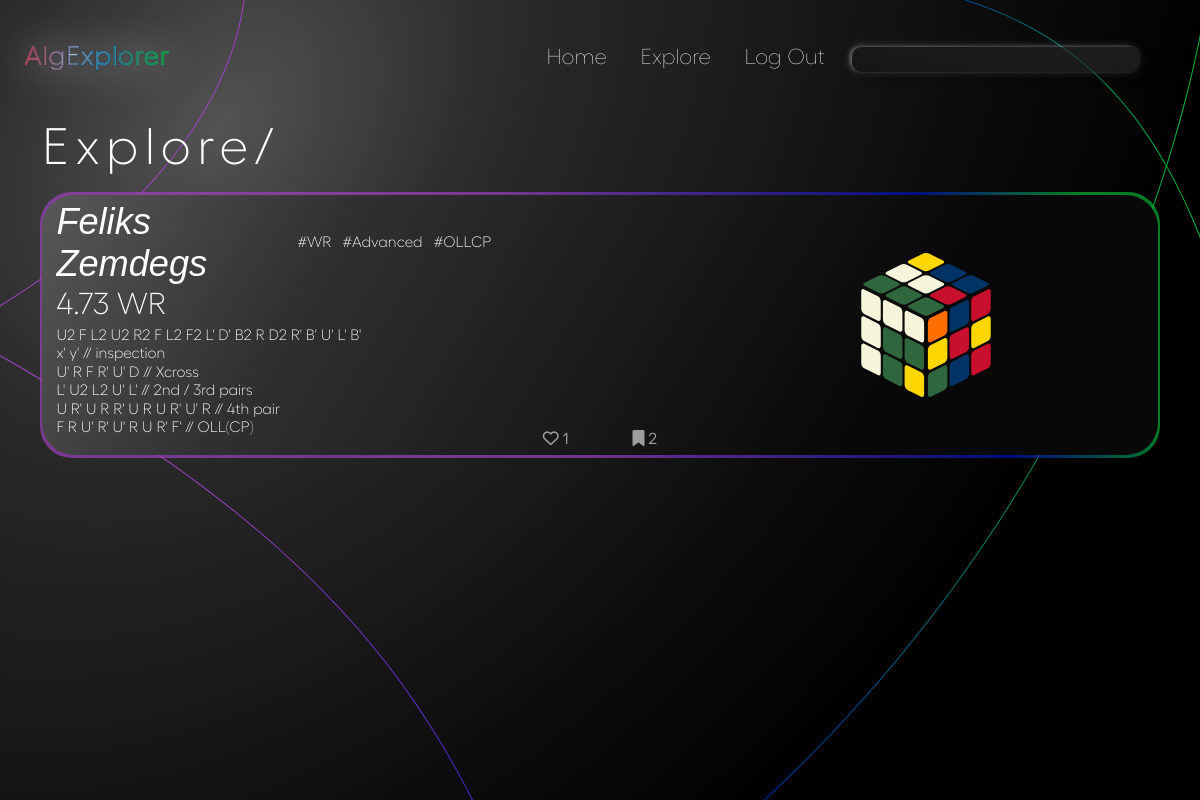
The page /solves/c3687654-b016-4b82-9854-2903b6af06de/ (signed in) on the database its author committed.
### algorithms/models.py (models this page shows, shortened)
class Algorithm(models.Model):
    id = models.UUIDField(default=uuid.uuid4, unique=True, primary_key=True, editable=False)
    date_added = models.DateTimeField(auto_now_add=True)
    owner = models.ForeignKey(Profile, null=True, blank=True, on_delete=models.CASCADE)
    solver = models.CharField(max_length=50)
    description = models.CharField(null=True, blank=True, max_length=50, default="-")
    scramble = models.CharField(default="", max_length=100, null=False, validators=[
        RegexValidator(
            regex = r"^([RLUDFBMESrludfbxyz]{1}([2]|[']|2')? +)*([RLUDFBMESrludfbxyz]{1}([2]|[']|2')? *){1}$",
            message = "Invalid scramble.",
            code = "invalid_scramble"
        )
    ])
    content = models.TextField(max_length=1000, null=False, validators=[
        RegexValidator(
            regex = r"^( |\n|//[^\n]*)*([RLUDFBMESrludfbxyz]{1}([2]|[']|2')?( |\n|//[^\n]*)+)*([RLUDFBMESrludfbxyz]{1}([2]|[']|2')?( |\n|//[^\n]*)*){1}$",
            message = "Invalid solve.",
            code = "invalid_solve",
            flags = M
        )
    ])
    tags = models.ManyToManyField("Tag", blank=True, related_name="algs")
    cube_state = models.CharField(editable=False, max_length=54, default="wwwwwwwwwyyyyyyyyyrrrrrrrrrooooooooogggggggggbbbbbbbbb")
    image = models.ImageField(editable=False, null=True, blank=True, upload_to="algorithms/", default="algorithms/default.svg")
    users_hearts = models.ManyToManyField(Profile, blank=True, related_name="hearted_algs")
    users_saved = models.ManyToManyField(Profile, blank=True, related_name="saved_algs")
    heart_count = models.IntegerField(default=0, blank=True, null=True)
    saved_count = models.IntegerField(default=0, blank=True, null=True)

class Tag(models.Model):
    id = models.UUIDField(default=uuid.uuid4, unique=True, primary_key=True, editable=False)
    date_added = models.DateTimeField(auto_now_add=True)
    name = models.CharField(max_length=200)
    def __str__(self):
        return self.name

### algorithms/views.py (the view)
# urls.py: path('solves/<str:pk>/', views.getAlg, name="alg"),
def getAlg(request, pk):
    try:
        alg = Algorithm.objects.get(id=pk)
    except ObjectDoesNotExist:
        return redirect('algs-main')
    context = {'alg' : alg}
    return render(request, 'algorithms/alg1.html', context)

### algorithms/templates/algorithms/alg1.html (shortened to what this page needs)
{% extends 'main.html' %}
{% load static %}
{% block includes %}
    <link rel="stylesheet" type="text/css" href="{% static 'algorithms/css/alg.css' %}">
{% endblock includes %}
{% block content %}
<div id="explore-bg-lines"></div>
<div id="content">
    <h2 id="explore-title">Explore/</h2>
        <div href="{% url 'alg' alg.id %}" class="alg-card" data-id="{{alg.id}}">
            <div class="alg-card-content">
                <div class="alg-card-text">
                    <div class="alg-title-row">
                        <h3 class="solver-name">{{alg.solver}}</h3>
                        {% for tag in alg.tags.all|slice:":3" %}
                            <h5 class="alg-tag">#{{tag}}</h5>
                        {% endfor %}
                    </div>
                    <h4 class="alg-description">{{alg.description}}</h4>
                    <div class="alg-content">
                        {{alg.scramble}} <br>
                        {{alg.content|linebreaksbr}}
                    </div>
                </div>
                <div class="alg-card-views">
                    <div class="info-line">
                        {% if not request.user.is_authenticated %}
                            <a href="{% url 'login' %}">
                            <div class="heart-info" data-hearted="0">
                                <i class="fa-regular fa-heart"></i>
                                <span>{{alg.heart_count}}</span>
                            </div>
                        </a>
                        {% elif request.user.profile not in alg.users_hearts.all %}
                            <div class="heart-info" data-hearted="0">
                                <i class="fa-regular fa-heart"></i>
                                <span>{{alg.heart_count}}</span>
                            </div>
                        {% else %}
                            <div class="heart-info" data-hearted="1">
                                <i class="fa-solid fa-heart"></i>
                                <span>{{alg.heart_count}}</span>
                            </div>
                        {% endif %}
                        {% if not request.user.is_authenticated %}
                        <a href="{% url 'login' %}">
                        <div class="saved-info" data-saved="0">
                            <i class="fa-regular fa-bookmark"></i>
                            <span>{{alg.saved_count}}</span>
                        </div>
                    </a>
                        {% elif request.user.profile not in alg.users_saved.all %}
                        <div class="saved-info" data-saved="0">
                            <i class="fa-regular fa-bookmark"></i>
                            <span>{{alg.saved_count}}</span>
                        </div>
                        {% else %}
                        <div class="saved-info" data-saved="1">
                            <i class="fa-solid fa-bookmark"></i>
                            <span>{{alg.saved_count}}</span>
                        </div>
                        {% endif %}
                    </div>
                </div>
                <div class="alg-card-cube">
                    <img class="alg-cube" src="{{alg.image.url}}" alt="">
                </div>
            </div>
        </div>
</div>
{% endblock content %}

### static/css/main.css (style rules this page uses)
:root { --text1: #fff; }
* { margin: 0; padding: 0; box-sizing: border-box; }
body { font-family: "Fellix", sans-serif; height: 100vh; width: 100vw; margin: 0; padding: 0; display: grid; grid-template-rows: repeat(9, 1fr); grid-template-columns: 100%; }

### algorithms/static/algorithms/css/alg.css (style rules this page uses)
body { background: no-repeat 0% 0% / cover url("/static/algorithms/backgrounds/explore-bg-gradient.svg"); }
#explore-bg-lines { position: fixed; left: 0; top: 0; z-index: -5; width: 100vw; height: 100vh; background: no-repeat 0% 0% / cover url("/static/backgrounds/bg-lines.svg"); }
#content { height: 100%; width: 100%; min-width: 0; display: flex; flex-direction: column; align-items: center; justify-content:start; gap: 2.4%; color: var(--text1); }
#explore-title { font-weight: 300; font-size: 3.2rem; width: 93%; text-align: left; letter-spacing: 0.4rem; margin-top: 0; }
.alg-card { position: relative; width: 93%; height: 38%; padding: 0.5% 1.2%; background: linear-gradient(121deg, rgba(88,88,88,1) 0%, rgba(48,48,48,1) 25%, rgba(24,24,24,1) 54%, rgba(8,8,8,1) 75%); border-radius: 2rem; display: flex; align-items: center; justify-content: center; }
.alg-card::after { content: ""; position: absolute; display: block; border-radius: 2rem; height: 102.5%; width: 100.35%; background: linear-gradient(70deg, rgba(158,65,191,0.7) 44%, rgba(0,18,178,0.7) 80%, rgba(4,178,53,0.7) 93%); z-index: -1; }
.alg-card-content { width: 100%; height: 100%; border-radius: 2rem; display: grid; grid-template-rows: 100%; grid-template-columns: repeat(5, 1fr); }
.alg-card-text { grid-area: 1 / 1 / 2 / 3; display: flex; flex-direction: column; justify-content: start; align-items: left; height: 100%; }
.alg-title-row { display: flex; flex-direction: row; align-items:center; justify-content: start; gap: 0.7rem; vertical-align: center; margin-bottom: 0.3%; }
.solver-name { font-size: 2.26rem; font-style: italic; font-weight: 400; }
.alg-tag { font-size: 0.94rem; font-weight: 300; }
.alg-content { font-size: 0.94rem; font-weight: 300; overflow: hidden; line-height: 1.15rem; height: 5.75rem; }
.alg-description { font-size: 1.89rem; font-weight: 300; margin-bottom: 1%; }
.alg-card-views { grid-area: 1 / 3 / 2 / 4; display: flex; flex-direction: column; align-items: center; justify-content: end; }
.info-line { color: #d9d9d9; width: 100%; display: flex; flex-direction: row; align-items: center; justify-content: center; gap: 4rem; }
.heart-info, .saved-info { cursor: pointer; opacity: 0.7; }
.alg-card-cube { grid-area: 1 / 4 / 2 / 6; display: flex; justify-content: center; align-items: center; }
.alg-cube { width: 33%; }

### rows shown on the page
Algorithm: solver "Feliks Zemdegs", description "4.73 WR", scramble "U2 F L2 U2 R2 F L2 F2 L' D' B2 R D2 R' B' U' L' B'", content "x' y' // inspection U' R F R' U' D // Xcross L' U2 L2 U' L' // 2nd / 3rd pairs U R' U R R' U R U R' U' R // 4th pair F R U' R' U' R U R' F' // OLL(CP)", heart_count "1", saved_count "2", image (picture)
Tag: name "WR"
Tag: name "Advanced"
Tag: name "OLLCP"
